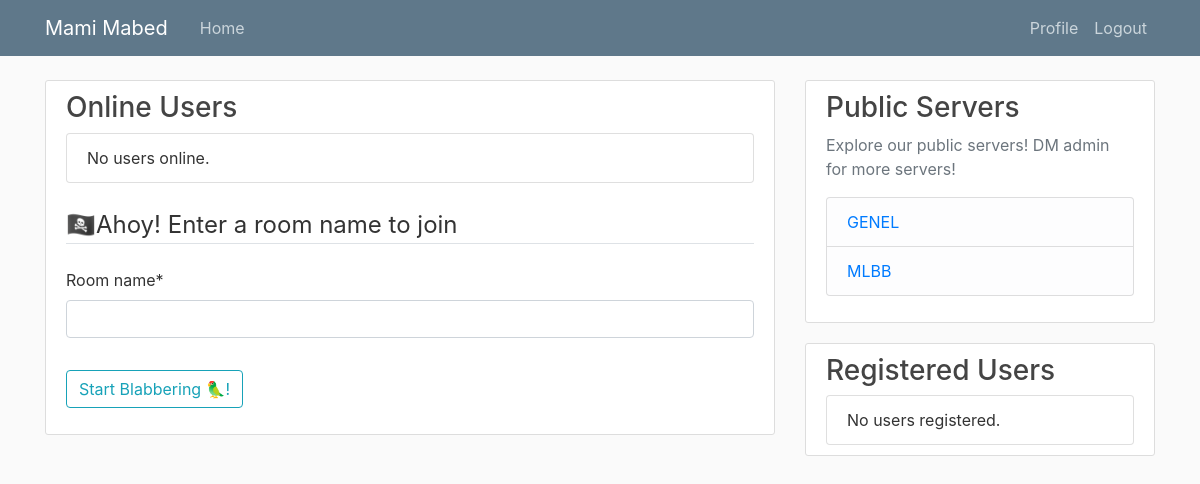
Page / (signed in) on the earlier database version.
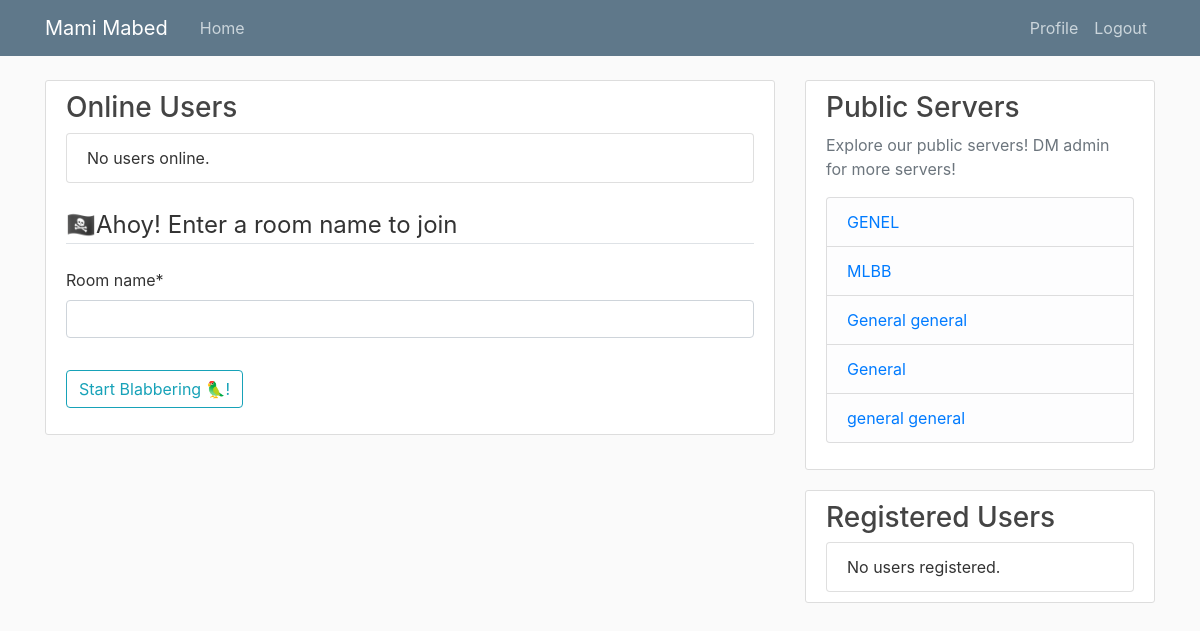
Same page on the later database version.
### chat/models.py (models this page shows, shortened)
class Room(models.Model):
    name = models.CharField(max_length=50)
    slug = models.CharField(max_length=50, unique=True)

### chat/views.py (the view)
# urls.py: path('', chat_views.chat_home, name='chat-home'),
@login_required()
def chat_home(request):
    form = RoomForm(request.POST or None)
    if request.method == 'POST' and form.is_valid():
        room_name = form.cleaned_data['room_name']
        db_messages = Message.objects.filter(room=room_name)[:]
        messages.success(request, f"Joined: {room_name}")
        return render(request, 'chat/chatroom.html', {'room_name': room_name, 'title': room_name, 'db_messages': db_messages})
    return render(request, 'chat/index.html', {'form': form})

### chat/forms.py
class RoomForm(forms.Form):
    room_name = forms.CharField()

### chat/context_processors.py (called while the page is built)
def public_rooms(request):
    rooms = Room.objects.all()
    return {'rooms': rooms}

### chat/templates/chat/index.html (shortened to what this page needs)
{% extends "chat/base.html" %}
{% load crispy_forms_tags %}
{% block content %}
<div class="content-section">
  <h3>Online Users</h3>
  <ul class="list-group mb-4">
    {% for user in users %}
      <li class="list-group-item">{{ user.username }}</li>
    {% empty %}
      <li class="list-group-item">No users online.</li>
    {% endfor %}
  </ul>
  <form method="POST">
    <fieldset class="form-group">
      <legend class="border-bottom mb-4">
        🏴‍☠️Ahoy! Enter a room name to join
      </legend>
      {{ form|crispy }}
    </fieldset>
    <div class="form-group">
      <button class="btn btn-outline-info" type="submit">
        Start Blabbering 🦜!
      </button>
    </div>
  </form>
</div>
{% endblock content %}

### chat/templates/chat/base.html (shortened to what this page needs)
{% load static %}
<!DOCTYPE html>
<html>
<head>
    <link rel="stylesheet" href="https://maxcdn.bootstrapcdn.com/bootstrap/4.0.0/css/bootstrap.min.css">
    <link rel="stylesheet" type="text/css" href="{% static 'chat/main.css' %}">
</head>
<body>
    <header class="site-header">
      <nav class="navbar navbar-expand-md navbar-dark bg-steel fixed-top">
        <div class="container">
          <a class="navbar-brand mr-4" href="{% url 'chat-home' %}">Mami Mabed</a>
          <div class="collapse navbar-collapse" id="navbarToggle">
            <div class="navbar-nav mr-auto">
              <a class="nav-item nav-link" href="{% url 'chat-home' %}">Home</a>
            </div>
            <div class="navbar-nav">
              {% if user.is_authenticated %}
              <img width="50px" class="rounded-circle" style="max-height: 40px; max-width: 40px;" src="{{ user.profile.image.url }}">
                <a class="nav-item nav-link" href="{% url 'profile' %}"> Profile</a>
                <a class="nav-item nav-link" href="{% url 'logout' %}">Logout</a>
              {% else %}
                <a class="nav-item nav-link" href="{% url 'login' %}">Login</a>
                <a class="nav-item nav-link" href="{% url 'register' %}">Register</a>
              {% endif %}
            </div>
          </div>
        </div>
      </nav>
    </header>
    <main role="main" class="container">
      <div class="row">
        <div class="col-md-8">
          {% block content %}{% endblock %}
        </div>
        <div class="col-md-4">
          <div class="content-section">
            <h3>Public Servers</h3>
            <p class='text-muted'>Explore our public servers! DM admin for more servers!
              <ul class="list-group">
                {% if rooms is None %}
                <li class="list-group-item list-group-item-light"> No public servers available ATM </li>
                {% else %}
                {% for room in rooms %}
                <li class="list-group-item list-group-item-light">
                    <a href="{% url 'chat-room' room.slug %}">
                        {{ room.name }}
                    </a>
                </li>
                {% endfor %}
                {% endif %}
              </ul>
            </p>
          </div>
          <div class="content-section">
            <h3>Registered Users</h3>
            <ul class="list-group mt-2">
              {% for user in users %}
                <li class="list-group-item d-flex align-items-center">
                  <img class="rounded-circle me-2" src="{{ user.profile.image.url }}" style="width: 30px; height: 30px;" alt="{{ user.username }}'s profile picture">
                  {{ user.username }}
                </li>
              {% empty %}
                <li class="list-group-item">No users registered.</li>
              {% endfor %}
            </ul>
          </div>
        </div>
      </div>
    </main>
</body>
</html>

Differences in the rows shown:
added Room: name "General general"
added Room: name "General"
added Room: name "general general"
